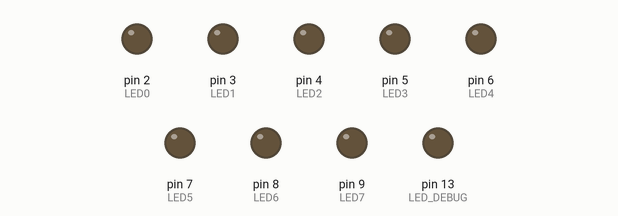
This sketch was run on a simulated Arduino Uno, built with avr-gcc and run on an emulated ATmega328P. Parts: output pins drawn as LEDs (lit = HIGH).

Above: at 0.05 s.
At 0.45 s:
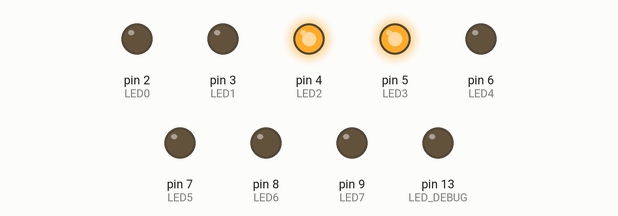
At 0.95 s:
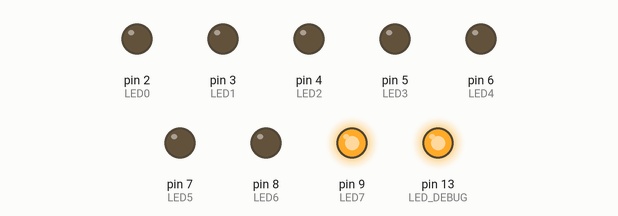
At 1.85 s:
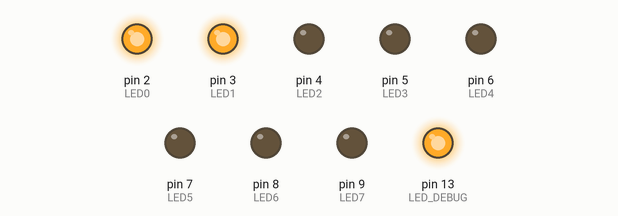
At 2.75 s:
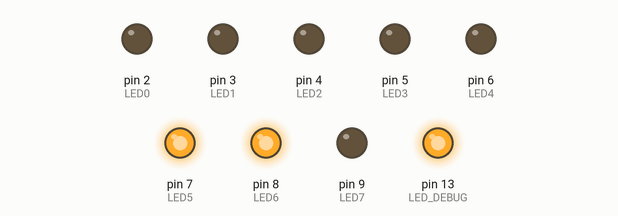
At 3.55 s:
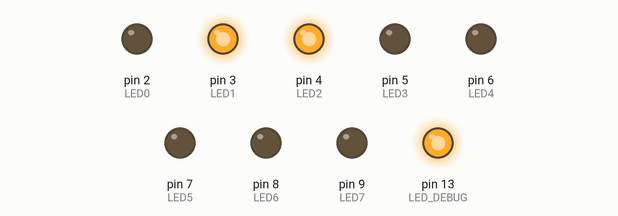
Timing chart, 0 to 3.9 s (numbered marks = the images above):
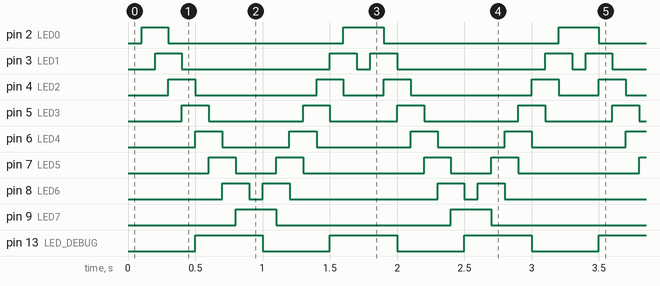

The sketch:

ex6_efeito_night_rider_sm_thread.ino
```cpp
/* SEXTO EXEMPLO (BARRA DE LEDS / EFEITO KNIGHT RIDER COM THREAD)
   DANIEL RODRIGUES DE SOUSA 21/11/2026
   PROJETO: https://wokwi.com/projects/481670580841064449 */

#include <Thread.h>            // Inclui a biblioteca Thread para criação e agendamento de tarefas
#include <ThreadController.h>  // Inclui a biblioteca ThreadController para gerenciamento múltiplo de threads

#define LED0      2   // Definição do pino do LED 0
#define LED1      3   // Definição do pino do LED 1
#define LED2      4   // Definição do pino do LED 2
#define LED3      5   // Definição do pino do LED 3
#define LED4      6   // Definição do pino do LED 4
#define LED5      7   // Definição do pino do LED 5
#define LED6      8   // Definição do pino do LED 6
#define LED7      9   // Definição do pino do LED 7
#define LED_DEBUG 13  // Definição do pino do LED interno de depuração

ThreadController controle = ThreadController();  // Instancia o controlador responsável por gerenciar todas as threads

Thread* thread_efeito = new Thread();  // Declara a thread responsável pela animação da barra de LEDs
Thread* thread_debug  = new Thread();  // Declara a thread responsável pelo pisca-pisca do LED de depuração

void sm_super_maquina(void);  // Prototipagem das funções auxiliares do programa
void debug_led(void);
void LEDs(char led);

void setup()
{
  Serial.begin(9600);          // Inicializa a comunicação serial com taxa de 9600 bps

  pinMode(LED0, OUTPUT);       // Define a direção dos pinos dos LEDs como saída
  pinMode(LED1, OUTPUT);
  pinMode(LED2, OUTPUT);
  pinMode(LED3, OUTPUT);
  pinMode(LED4, OUTPUT);
  pinMode(LED5, OUTPUT);
  pinMode(LED6, OUTPUT);
  pinMode(LED7, OUTPUT);
  pinMode(LED_DEBUG, OUTPUT);  // Define o pino do LED de depuração como saída

  thread_efeito->onRun(sm_super_maquina);  // Associa a função sm_super_maquina à thread de animação
  thread_efeito->setInterval(100);         // Define o intervalo de execução da thread de animação para 100 ms

  thread_debug->onRun(debug_led);          // Associa a função debug_led à thread de depuração
  thread_debug->setInterval(500);          // Define o intervalo de execução da thread de depuração para 500 ms

  controle.add(thread_efeito);             // Adiciona a thread de animação ao controlador de threads
  controle.add(thread_debug);              // Adiciona a thread de depuração ao controlador de threads
}

void loop()
{
  controle.run();  // Executa o escalonador verificando e disparando as threads no tempo programado

  // ...outras tarefas aqui!
}

void sm_super_maquina(void)
{
  static unsigned char state_led = 0;  // Armazena o estado atual da máquina de estados

  switch(state_led)  // Seleciona a palavra binária conforme o estado atual
  {
    case 0:  LEDs(0b00000001); state_led++; break;  // Aciona o bit 0 e avança para o próximo estado
    case 1:  LEDs(0b00000011); state_led++; break;  // Aciona os bits 0 e 1 e avança para o próximo estado
    case 2:  LEDs(0b00000110); state_led++; break;  // Aciona os bits 1 e 2 e avança para o próximo estado
    case 3:  LEDs(0b00001100); state_led++; break;  // Aciona os bits 2 e 3 e avança para o próximo estado
    case 4:  LEDs(0b00011000); state_led++; break;  // Aciona os bits 3 e 4 e avança para o próximo estado
    case 5:  LEDs(0b00110000); state_led++; break;  // Aciona os bits 4 e 5 e avança para o próximo estado
    case 6:  LEDs(0b01100000); state_led++; break;  // Aciona os bits 5 e 6 e avança para o próximo estado
    case 7:  LEDs(0b11000000); state_led++; break;  // Aciona os bits 6 e 7 e avança para o próximo estado
    case 8:  LEDs(0b10000000); state_led++; break;  // Aciona o bit 7 e avança para o próximo estado
    case 9:  LEDs(0b11000000); state_led++; break;  // Aciona os bits 7 e 6 e avança para o próximo estado
    case 10: LEDs(0b01100000); state_led++; break;  // Aciona os bits 6 e 5 e avança para o próximo estado
    case 11: LEDs(0b00110000); state_led++; break;  // Aciona os bits 5 e 4 e avança para o próximo estado
    case 12: LEDs(0b00011000); state_led++; break;  // Aciona os bits 4 e 3 e avança para o próximo estado
    case 13: LEDs(0b00001100); state_led++; break;  // Aciona os bits 3 e 2 e avança para o próximo estado
    case 14: LEDs(0b00000110); state_led++; break;  // Aciona os bits 2 e 1 e avança para o próximo estado
    case 15: LEDs(0b00000011); state_led = 0; break;// Aciona os bits 1 e 0 e reinicia a máquina de estados
    default: LEDs(0b00000000); state_led = 0; break;// Apaga todos os LEDs e reinicia em caso de estado inválido
  }
}

void debug_led(void)
{
  digitalWrite(LED_DEBUG, !digitalRead(LED_DEBUG));  // Inverte o estado lógico do LED de depuração
}

void LEDs(char led)  // Função LEDs: recebe um byte contendo o estado de cada LED
{
  digitalWrite(LED0, bitRead(led, 0));  // Atualiza o estado do LED0 conforme o bit 0 de led
  digitalWrite(LED1, bitRead(led, 1));  // Atualiza o estado do LED1 conforme o bit 1 de led
  digitalWrite(LED2, bitRead(led, 2));  // Atualiza o estado do LED2 conforme o bit 2 de led
  digitalWrite(LED3, bitRead(led, 3));  // Atualiza o estado do LED3 conforme o bit 3 de led
  digitalWrite(LED4, bitRead(led, 4));  // Atualiza o estado do LED4 conforme o bit 4 de led
  digitalWrite(LED5, bitRead(led, 5));  // Atualiza o estado do LED5 conforme o bit 5 de led
  digitalWrite(LED6, bitRead(led, 6));  // Atualiza o estado do LED6 conforme o bit 6 de led
  digitalWrite(LED7, bitRead(led, 7));  // Atualiza o estado do LED7 conforme o bit 7 de led
}
```

Measured:
- by itself, pin 2 (LED0): repeats every 1.6 s: LOW 1.3 s, HIGH 0.30 s
- by itself, pin 3 (LED1): repeats every 1.6 s: LOW 1.1 s, HIGH 0.20 s, LOW 0.10 s, HIGH 0.20 s
- by itself, pin 4 (LED2): repeats every 1.6 s: LOW 0.90 s, HIGH 0.20 s, LOW 0.30 s, HIGH 0.20 s
- by itself, pin 5 (LED3): repeats every 1.6 s: LOW 0.70 s, HIGH 0.20 s, LOW 0.50 s, HIGH 0.20 s
- by itself, pin 6 (LED4): repeats every 1.6 s: LOW 0.50 s, HIGH 0.20 s, LOW 0.70 s, HIGH 0.20 s
- by itself, pin 7 (LED5): repeats every 1.6 s: LOW 0.30 s, HIGH 0.20 s, LOW 0.90 s, HIGH 0.20 s
- by itself, pin 8 (LED6): repeats every 1.6 s: LOW 0.10 s, HIGH 0.20 s, LOW 1.1 s, HIGH 0.20 s
- by itself, pin 9 (LED7): alternates HIGH for 0.30 s and LOW for 1.3 s
